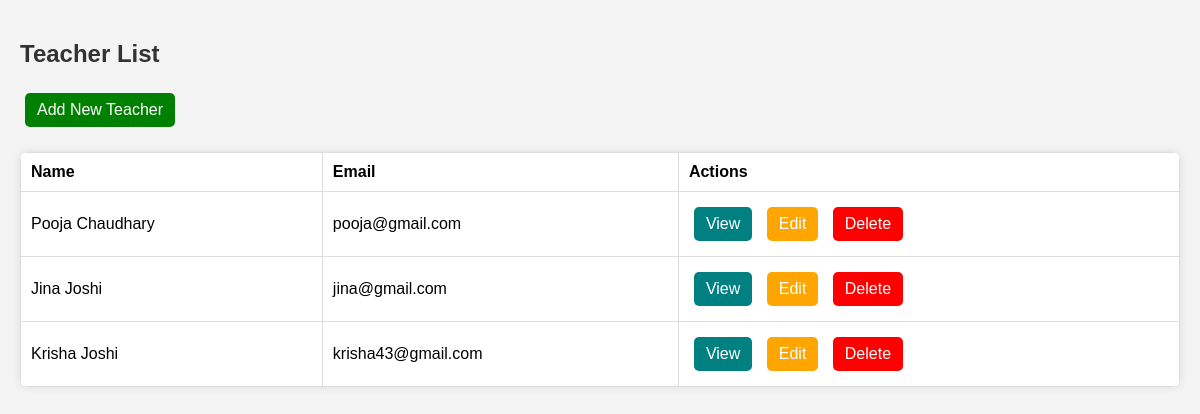
Page /teacher/list/ on the committed database.
### teacher/models.py (models this page shows, shortened)
class Teacher(models.Model):
    user = models.OneToOneField(User, on_delete=models.CASCADE, related_name='teacher_profile',null=True,blank=True)
    first_name = models.CharField(max_length=100)
    last_name = models.CharField(max_length=100)
    contact_number = models.CharField(max_length=20, default="0000000000")
    email = models.EmailField(unique=True)
    subjects_taught = models.CharField(max_length=255, default="Not Assigned")
    date_of_hire = models.DateField(default=now)
    availability = models.JSONField(blank=True, null=True)  # Store availability as JSON data

### teacher/views.py (the view)
# urls.py: path('list/', views.teacher_list, name='teacher_list'),
def teacher_list(request):
    teachers = Teacher.objects.all()
    return render(request, 'frontend/teacher_list.html', {'teachers': teachers})

### teacher/templates/frontend/teacher_list.html (shortened to what this page needs)
<!DOCTYPE html>
<html lang="en">
<head>
    <link rel="stylesheet" href="/static/css/teachers.css">
</head>
<body>
    <h2>Teacher List</h2>
    <a href="{% url 'teacher:add_teacher' %}" class="btn btn-success">Add New Teacher</a>
    <table class="table">
        <tr>
            <th>Name</th>
            <th>Email</th>
            <th>Actions</th>
        </tr>
        {% for teacher in teachers %}
        <tr>
            <td>{{ teacher.first_name }} {{ teacher.last_name }}</td>
            <td>{{ teacher.email }}</td>
            <td>
                <a href="{% url 'teacher:teacher_detail' teacher.pk %}" class="btn btn-info">View</a>
                <a href="{% url 'teacher:edit_teacher' teacher.pk %}" class="btn btn-warning">Edit</a>
                <a href="{% url 'teacher:delete_teacher' teacher.pk %}" class="btn btn-danger">Delete</a>
            </td>
        </tr>
        {% endfor %}
    </table>
</body>
</html>

### teacher/static/css/teachers.css (style rules this page uses)
body { font-family: Arial, sans-serif; margin: 0; padding: 20px; background-color: #f4f4f4; }
h2 { color: #333; }
.table { width: 100%; border-collapse: collapse; background: white; box-shadow: 0px 0px 10px rgba(0, 0, 0, 0.1); border-radius: 8px; overflow: hidden; margin-top: 20px; }
.table th, .table td { padding: 10px; border: 1px solid #ddd; text-align: left; }
.btn { padding: 8px 12px; text-decoration: none; border-radius: 5px; display: inline-block; margin: 5px; }
.btn-success { background-color: green; color: white; }
.btn-warning { background-color: orange; color: white; }
.btn-danger { background-color: red; color: white; }
.btn-info { background-color: teal; color: white; }

### rows in the picture
Teacher: first_name "Pooja", last_name "Chaudhary", email "pooja@gmail.com"
Teacher: first_name "Jina", last_name "Joshi", email "jina@gmail.com"
Teacher: first_name "Krisha", last_name "Joshi", email "krisha43@gmail.com"
